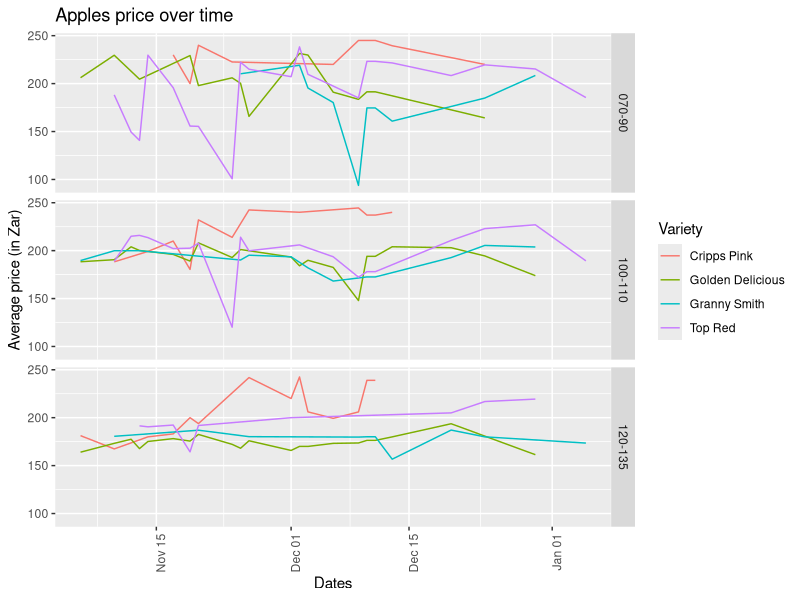
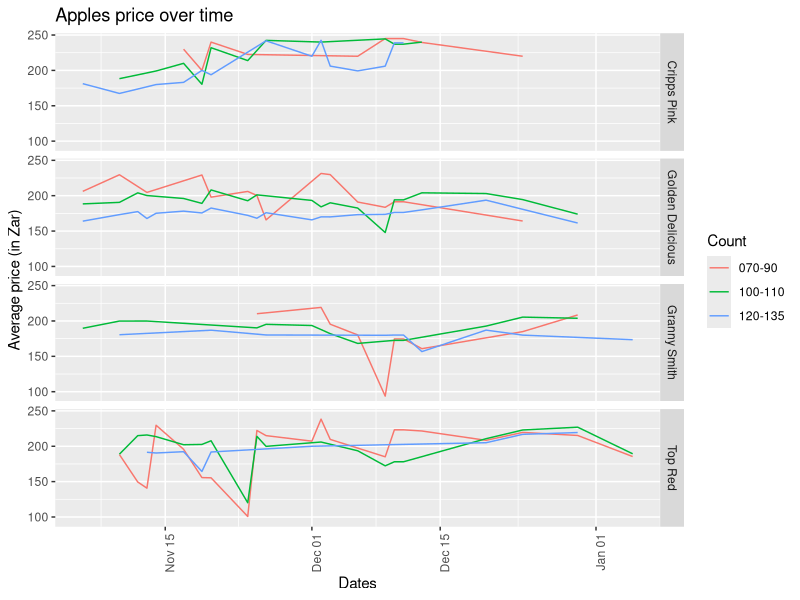

Here is the R script that generated these plots, in order:
#load the data
library(ggplot2)
library(dplyr)
apples <- read.csv("JoburgApples.csv")

#To take away the comma-asterisks. Use of double backlash as the asterisk is a metacharacter.
#use of gsub instead of sub (so consider every instance)
apples[,2] <- gsub(",\\*", "", apples[,2])

#also check for dates, as this is a pain !! 
apples[,8] <- as.Date(apples[,8], format="%Y-%m-%d")

#Notice the | inside the quotation marks, this is the OR operator - also no space before or after it!  
#Filtering the varieties that are count 120, 135..
#The dollar sign at the end of 120... is to find all rows n ProductName that end by 120 or 135
data <- apples %>% filter(grepl("120$|135$", ProductName), tvaluesold >= 10000, date > "2014-10-1")
grs120 <- as.data.frame(data %>% filter(grepl("GRANNY", ProductName)) %>% group_by(date) %>% summarise(AvgPrice = mean(avgprice)) %>% mutate(Variety= "Granny Smith", Count = "120-135"))
cpp120 <- as.data.frame(data %>% filter(grepl("CRIPPS PINK", ProductName)) %>% group_by(date) %>% summarise(AvgPrice = mean(avgprice)) %>% mutate(Variety= "Cripps Pink", Count = "120-135"))
top120 <- as.data.frame(data %>% filter(grepl("TOPRED", ProductName)) %>% group_by(date) %>% summarise(AvgPrice = mean(avgprice)) %>% mutate(Variety= "Top Red", Count = "120-135"))
ski120 <- as.data.frame(data %>% filter(grepl("STARKING", ProductName)) %>% group_by(date) %>% summarise(AvgPrice = mean(avgprice)) %>% mutate(Variety= "Starking", Count = "120-135"))
gld120 <- as.data.frame(data %>% filter(grepl("GOLDEN", ProductName)) %>% group_by(date) %>% summarise(AvgPrice = mean(avgprice)) %>% mutate(Variety= "Golden Delicious", Count = "120-135"))

df120 <- rbind(grs120, cpp120, top120, gld120)

#now for the count 70 to 90
data2 <- apples %>% filter(grepl("70$|80$|90$", ProductName), tvaluesold >= 10000)
grs70 <- as.data.frame(data2 %>% filter(grepl("GRANNY", ProductName)) %>% group_by(date) %>% summarise(AvgPrice = mean(avgprice)) %>% mutate(Variety= "Granny Smith", Count = "070-90"))
cpp70 <- as.data.frame(data2 %>% filter(grepl("CRIPPS PINK", ProductName)) %>% group_by(date) %>% summarise(AvgPrice = mean(avgprice)) %>% mutate(Variety= "Cripps Pink", Count = "070-90"))
top70 <- as.data.frame(data2 %>% filter(grepl("TOPRED", ProductName)) %>% group_by(date) %>% summarise(AvgPrice = mean(avgprice)) %>% mutate(Variety= "Top Red", Count = "070-90"))
ski70 <- as.data.frame(data2 %>% filter(grepl("STARKING", ProductName)) %>% group_by(date) %>% summarise(AvgPrice = mean(avgprice)) %>% mutate(Variety= "Starking", Count = "070-90"))
gld70 <- as.data.frame(data2 %>% filter(grepl("GOLDEN", ProductName)) %>% group_by(date) %>% summarise(AvgPrice = mean(avgprice)) %>% mutate(Variety= "Golden Delicious", Count = "070-90"))

df70 <- rbind(grs70, cpp70, top70, gld70)

#now for the count 100 to 110
data3 <- apples %>% filter(grepl("100$|110$", ProductName), tvaluesold >= 10000)
grs100 <- as.data.frame(data3 %>% filter(grepl("GRANNY", ProductName)) %>% group_by(date) %>% summarise(AvgPrice = mean(avgprice)) %>% mutate(Variety= "Granny Smith", Count = "100-110"))
cpp100 <- as.data.frame(data3 %>% filter(grepl("CRIPPS PINK", ProductName)) %>% group_by(date) %>% summarise(AvgPrice = mean(avgprice)) %>% mutate(Variety= "Cripps Pink", Count = "100-110"))
top100 <- as.data.frame(data3 %>% filter(grepl("TOPRED", ProductName)) %>% group_by(date) %>% summarise(AvgPrice = mean(avgprice)) %>% mutate(Variety= "Top Red", Count = "100-110"))
ski100 <- as.data.frame(data3 %>% filter(grepl("STARKING", ProductName)) %>% group_by(date) %>% summarise(AvgPrice = mean(avgprice)) %>% mutate(Variety= "Starking", Count = "100-110"))
gld100 <- as.data.frame(data3 %>% filter(grepl("GOLDEN", ProductName)) %>% group_by(date) %>% summarise(AvgPrice = mean(avgprice)) %>% mutate(Variety= "Golden Delicious", Count = "100-110"))

df100 <- rbind(grs100, cpp100, top100, gld100)

apples <- rbind(df70, df100, df120)


#Now we graph the data.
ggplot(apples, aes(date, AvgPrice, color=Variety)) + geom_line() + facet_grid(Count ~ .) + theme(axis.text.x = element_text(angle = 90, hjust = 1)) + labs(title="Apples price over time", x="Dates", y="Average price (in Zar)")
ggplot(apples, aes(date, AvgPrice, color=Count)) + geom_line() + facet_grid(Variety ~ .) + theme(axis.text.x = element_text(angle = 90, hjust = 1)) + labs(title="Apples price over time", x="Dates", y="Average price (in Zar)")
